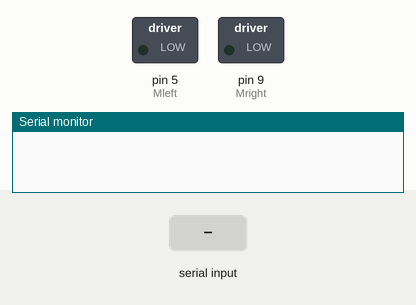
The sketch below on a simulated Arduino Uno, built with avr-gcc and run on an emulated ATmega328P. On the bench: switched loads named in the sketch (green lamp = pin HIGH), the last lines printed to the serial monitor. Inputs (shaded band) come from the test bench.

Above: at 1.2 s.
1.3 s: "a" received over the second serial link
At 2.5 s:
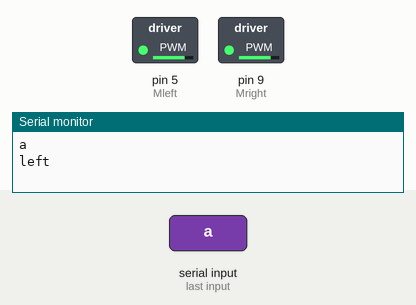
2.8 s: "s" received over the second serial link
4.3 s: "d" received over the second serial link
6.3 s: "w" received over the second serial link
7.8 s: "0" received over the second serial link
Timing chart, 0 to 10.8 s (numbered marks = the images above; inputs shaded):
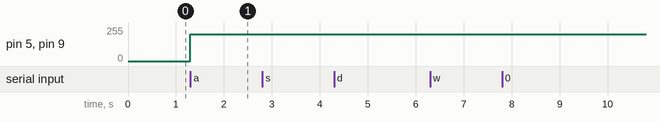

Measured:
- after the input at 1.3 s, pin 5 (Mleft), pin 9 (Mright): 0/255 → 200/255 at once

The sketch:

rover.ino
```cpp
#include <SoftwareSerial.h>
SoftwareSerial HM10(0, 1);

void setup() {
  Serial.begin(9600);
  HM10.begin(9600);
  #define Mleft_dir 2  //defines the direction of left motors
  #define Mleft 5   //defines the speed of left motors
  #define Mright_dir 4   //defines the direction of right motors
  #define Mright 9   //defines the speed of right motors
}

void loop() {
    //keyboard control function runs on loops to hear commands on direction and speed of rover
    keyboardControl();
}

 //move forward
  void front(int ms)
  {
    digitalWrite(Mleft_dir,HIGH);
    analogWrite(Mleft,200);
    digitalWrite(Mright_dir,LOW);
    analogWrite(Mright,200);
    delay(ms);
  }

  //move backward
  void back(int ms)
  {
    digitalWrite(Mleft_dir,LOW);
    analogWrite(Mleft,200);
    digitalWrite(Mright_dir,HIGH);
    analogWrite(Mright,200);
    delay(ms);
  }

  //move left
  void left(int ms)
  {
    digitalWrite(Mleft_dir,HIGH);
    analogWrite(Mleft,200);
    digitalWrite(Mright_dir,HIGH);
    analogWrite(Mright,200);
    delay(ms);
  }

  //move right
  void right(int ms)
  {
    digitalWrite(Mleft_dir,LOW);
    analogWrite(Mleft,200);
    digitalWrite(Mright_dir,LOW);
    analogWrite(Mright,200);
    delay(ms);
  }

  //brake
  void brake(int ms)
  {
    analogWrite(Mleft,0);
    analogWrite(Mright,0);
    delay(ms);
  }

//control robot via computer keyboard & bluetooth module
//Must be paired to bluetooth module HC-06 on host computer!
//You can utilize any bluetooth applications to connect to HC-06 module and pass it chars
//w: forward
//a: left
//s: reverse
//d: right
//0: stop

void keyboardControl(){
    HM10.listen();  // listen the HM10 port
    while (HM10.available() > 0) {   // if HM10 sends data then read
    char data = HM10.read();
    char indata = char(data);
    Serial.println(data);
    switch (data) { // Switch-case of the signals in the serial port
    case 'a' : //left
    Serial.println("left");
    left(700);
    break;
    case 's' : //reverse
    Serial.println("backward");
    back(2000);
    break;
    case 'd' : // right
    Serial.println("right");
    right(700);
    break;
    case 'w': // forward
    Serial.println("forward");
    front(2000);
    break;
    case '0': // stop case
    Serial.println("stop");
    default :
    break;
    }
  }
}
```
